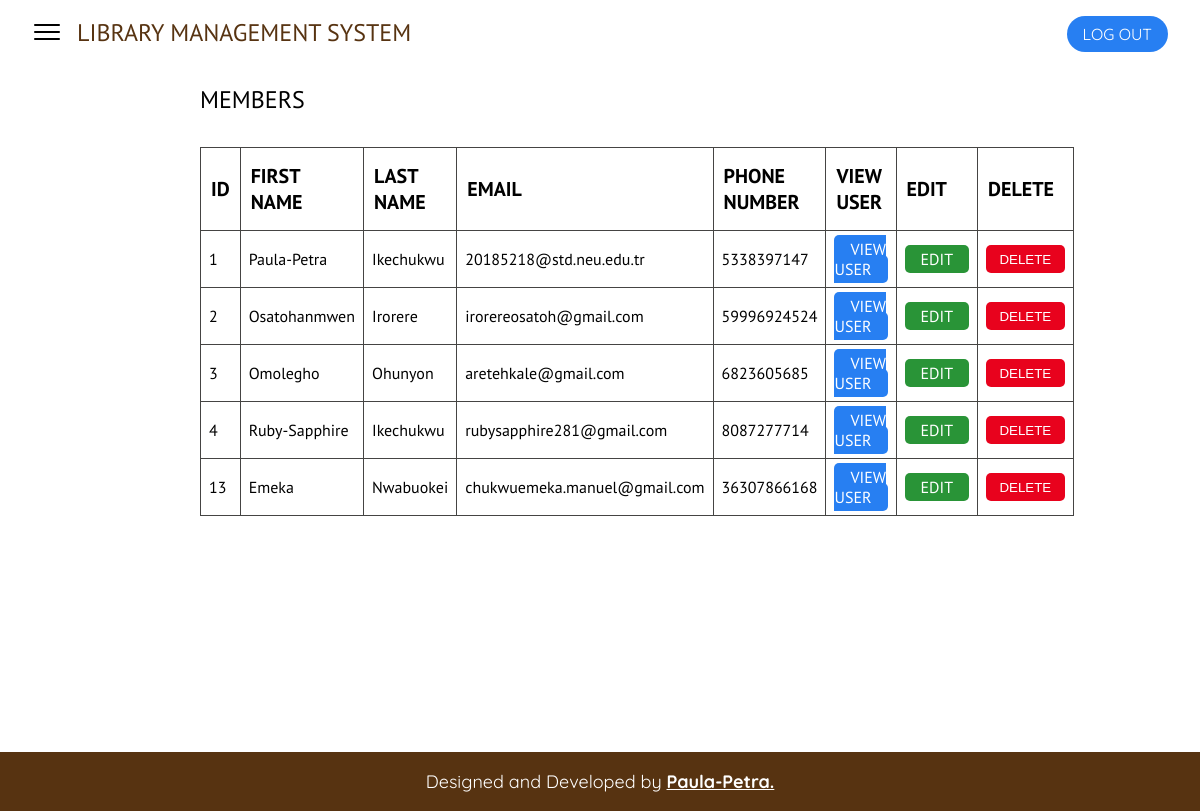
/members.php (signed in), run on the app's committed database.
### tables this page shows
CREATE TABLE `signup_form` (
  `id` int(11) NOT NULL,
  `firstName` varchar(50) NOT NULL,
  `lastName` varchar(50) NOT NULL,
  `phoneNumber` varchar(12) NOT NULL,
  `email` varchar(50) NOT NULL,
  `password` varchar(12) NOT NULL
);

### members.php (the view, shortened to what this page needs)
<?php
$conn = new mysqli('localhost', 'root', '', 'librarymanagementsystem');
?>
<!DOCTYPE html>
    <html lang="en">
    <head>
        <link rel="stylesheet" href="style.css">
    </head>
    <body class="dashboard-body">
            <header class="page-header">
                <nav class="nav-bar" id="main-nav">
                    <div class="div1">
                        <a class="menu-icon" id="open-nav"><img src="imgs/icons8-menu-30.png" alt=""></a>
                        <a href="index.html" class="page-title">LIBRARY MANAGEMENT SYSTEM</a>
                    </div>
                    <div>
                        <ul class="main-nav-list">
                            <li class="nav-user" id="nav-admin"><a href="logout.php">LOG OUT</a></li>
                        </ul>
                    </div>
                </nav>
            </header>
            <main class="">
            <section class="dashboard-container">
                    <div class="page-box">
                        <div class="section-title">
                            <h2>MEMBERS</h2>
                        </div>
                        <div class="member-body">
                            <table class="members-table">
                                <thead>
                                    <tr>
                                        <th>ID</th>
                                        <th>First Name</th>
                                        <th>Last Name</th>
                                        <th>Email</th>
                                        <th>Phone Number</th>
                                        <th class="table-head">View User</th>
                                        <th class="table-head">Edit</th>
                                        <th class="table-head">Delete</th>
                                    </tr>
                                </thead>
                                <tbody>
                                    <?php
                                    $query = "SELECT * FROM signup_form";
                                    $query_run = mysqli_query($conn, $query);
                                    if(mysqli_num_rows($query_run) > 0){
                                        foreach($query_run as $row){
                                            ?>
                                            <tr>
                                                <td><?= $row['id']; ?></td>
                                                <td><?= $row['firstName']; ?></td>
                                                <td><?= $row['lastName']; ?></td>
                                                <td><?= $row['email']; ?></td>
                                                <td><?= $row['phoneNumber']; ?></td>
                                                <td><a  class="table-btns" id="view-user" href="">VIEW USER</a></td>
                                                <td><a class="table-btns edit" href="edit_member.php?id=<?= $row['id']; ?>">EDIT</a></td>
                                                <td>
                                                    <form action="delete.php" method="POST">
                                                        <button type="submit" class="table-btns" id="delete" name="delete-user" value="<?= $row['id']; ?>">DELETE</button>
                                                    </form>
                                                </td>
                                            </tr>
                                            <?php
                                        }
                                    } else{
                                        ?>
                                        <tr colspan="8">No Record Found</tr>
                                        <?php
                                    }
                                    ?>
                                </tbody>
                            </table>
                        </div>
                    </div>
                </section>
            </main>
            <footer>
                <p>Designed and Developed by <b><a href="https://portfolio-task.paulapetra.repl.co/" target="_blank">Paula-Petra.</a></b></p>
            </footer>
    </body>
</html>

### style.css (style rules this page uses)
* { margin: 0; padding: 0; box-sizing: border-box; }
html { scroll-behavior: smooth; }
body { background-color: #fff; }
a { text-decoration: none; }
header { background-color: #fff; width: 100%; display: flex; flex-direction: row; align-items: center; position: fixed; top: 0; z-index: 2; }
.nav-bar { padding: 1em 2em; width: 100%; display: flex; flex-direction: row; justify-content: space-between; align-items: center; }
.page-title { font-family: 'PT Sans', sans-serif; font-size: 1.5em; color: #573311; }
.main-nav-list { display: flex; flex-direction: row; justify-content: space-between; align-items: center; list-style: none; font-family: 'Quicksand', sans-serif; }
.main-nav-list li { margin: 0 1em; transition-duration: 0.5s; }
#nav-admin { margin-right: 0; background-color: #277ff2; }
.nav-user { padding: 0.5em 1em; border-radius: 30px; }
.nav-user a { color: #fff; }
.section-title { width: 60%; }
footer p { font-family: 'Quicksand', sans-serif; font-size: 1.125em; text-align: center; padding: 1em 0; color: #fff; background-color: #573311; }
footer p a { color: #fff; text-decoration: underline; transition: 0.2s; }
.dashboard-body main { height: 94vh; }
.div1 { display: flex; gap: 15px; }
.menu-icon { cursor: pointer; }
.dashboard-body .dashboard-container { height: 80%; }
.dashboard-container { padding-top: 4.25em; height: 100%; display: flex; flex-direction: column; align-items: center; }
.dashboard-container>* { font-family: 'PT Sans', sans-serif; }
.page-box { max-height: 100%; width: 80%; height: 100%; padding: 1em 5em; }
.page-box .section-title { margin: 0 0 2em; }
.page-box .section-title h2 { font-weight: 400; }
.members-table { width: 100%; border-collapse: collapse; }
.members-table, .members-table th, .members-table td { border: #454443 solid 1px; }
.members-table th { text-align: left; text-transform: uppercase; font-size: 1.25em; padding: 0.75em 0.5em; }
.members-table td { padding: 0.5em; }
.table-btns { padding: 0.25em 1em; border-radius: 5px; }
#view-user { background-color: #277ff2; color: white; transition: 0.2s; }
.edit { background-color: #299437; color: white; transition: 0.2s; }
#delete { border: 0; padding: 0.5em 1em; background-color: #e8021d; color: white; transition: 0.2s; cursor: pointer; }

### data on the page
signup_form: id "1", firstName "Paula-Petra", lastName "Ikechukwu", email "20185218@std.neu.edu.tr", phoneNumber "5338397147"
signup_form: id "2", firstName "Osatohanmwen", lastName "Irorere", email "irorereosatoh@gmail.com", phoneNumber "59996924524"
signup_form: id "3", firstName "Omolegho", lastName "Ohunyon", email "aretehkale@gmail.com", phoneNumber "6823605685"
signup_form: id "4", firstName "Ruby-Sapphire", lastName "Ikechukwu", email "rubysapphire281@gmail.com", phoneNumber "8087277714"
signup_form: id "13", firstName "Emeka", lastName "Nwabuokei", email "chukwuemeka.manuel@gmail.com", phoneNumber "36307866168"
